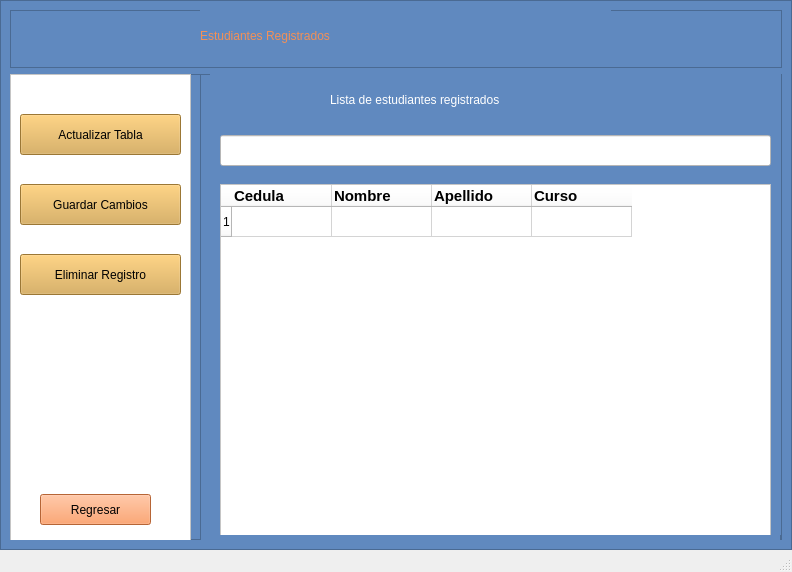
<?xml version="1.0" encoding="UTF-8"?>
<ui version="4.0">
 <class>informe</class>
 <widget class="QMainWindow" name="informe">
  <property name="geometry">
   <rect>
    <x>0</x>
    <y>0</y>
    <width>792</width>
    <height>572</height>
   </rect>
  </property>
  <property name="windowTitle">
   <string>MainWindow</string>
  </property>
  <widget class="QWidget" name="registroEstu">
   <layout class="QVBoxLayout" name="verticalLayout">
    <property name="spacing">
     <number>0</number>
    </property>
    <property name="leftMargin">
     <number>0</number>
    </property>
    <property name="topMargin">
     <number>0</number>
    </property>
    <property name="rightMargin">
     <number>0</number>
    </property>
    <property name="bottomMargin">
     <number>0</number>
    </property>
    <item>
     <widget class="QFrame" name="frame">
      <property name="styleSheet">
       <string notr="true">background-color: rgb(96, 137, 191);</string>
      </property>
      <property name="frameShape">
       <enum>QFrame::StyledPanel</enum>
      </property>
      <property name="frameShadow">
       <enum>QFrame::Raised</enum>
      </property>
      <layout class="QVBoxLayout" name="verticalLayout_2" stretch="1,8">
       <item>
        <widget class="QFrame" name="frame_2">
         <property name="frameShape">
          <enum>QFrame::StyledPanel</enum>
         </property>
         <property name="frameShadow">
          <enum>QFrame::Raised</enum>
         </property>
         <widget class="QLabel" name="label">
          <property name="geometry">
           <rect>
            <x>190</x>
            <y>0</y>
            <width>411</width>
            <height>51</height>
           </rect>
          </property>
          <property name="styleSheet">
           <string notr="true">font: 700 18pt &quot;Segoe UI&quot;;
font: 24pt &quot;Segoe UI&quot;;
font: 700 26pt &quot;Segoe UI&quot;;
color: rgb(242, 144, 87);</string>
          </property>
          <property name="text">
           <string>Estudiantes Registrados</string>
          </property>
         </widget>
        </widget>
       </item>
       <item>
        <widget class="QFrame" name="frame_3">
         <property name="frameShape">
          <enum>QFrame::StyledPanel</enum>
         </property>
         <property name="frameShadow">
          <enum>QFrame::Raised</enum>
         </property>
         <widget class="QFrame" name="opciones">
          <property name="geometry">
           <rect>
            <x>0</x>
            <y>0</y>
            <width>181</width>
            <height>471</height>
           </rect>
          </property>
          <property name="styleSheet">
           <string notr="true">background-color: rgb(255, 255, 255);</string>
          </property>
          <property name="frameShape">
           <enum>QFrame::StyledPanel</enum>
          </property>
          <property name="frameShadow">
           <enum>QFrame::Raised</enum>
          </property>
          <widget class="QPushButton" name="verLista">
           <property name="geometry">
            <rect>
             <x>10</x>
             <y>40</y>
             <width>161</width>
             <height>41</height>
            </rect>
           </property>
           <property name="styleSheet">
            <string notr="true">background-color: rgb(217, 167, 74);
font: 700 14pt &quot;Segoe UI&quot;;
</string>
           </property>
           <property name="text">
            <string>Actualizar Tabla</string>
           </property>
          </widget>
          <widget class="QPushButton" name="botonActualizar">
           <property name="geometry">
            <rect>
             <x>10</x>
             <y>110</y>
             <width>161</width>
             <height>41</height>
            </rect>
           </property>
           <property name="styleSheet">
            <string notr="true">background-color: rgb(217, 167, 74);
font: 700 14pt &quot;Segoe UI&quot;;
</string>
           </property>
           <property name="text">
            <string>Guardar Cambios</string>
           </property>
          </widget>
          <widget class="QPushButton" name="botonEliminar">
           <property name="geometry">
            <rect>
             <x>10</x>
             <y>180</y>
             <width>161</width>
             <height>41</height>
            </rect>
           </property>
           <property name="styleSheet">
            <string notr="true">background-color: rgb(217, 167, 74);
font: 700 14pt &quot;Segoe UI&quot;;
</string>
           </property>
           <property name="text">
            <string>Eliminar Registro</string>
           </property>
          </widget>
          <widget class="QPushButton" name="botonRegresarcurso">
           <property name="geometry">
            <rect>
             <x>30</x>
             <y>420</y>
             <width>111</width>
             <height>31</height>
            </rect>
           </property>
           <property name="styleSheet">
            <string notr="true">background-color: rgb(217, 167, 74);
background-color: rgb(255, 142, 76);
font: 700 14pt &quot;Segoe UI&quot;;
</string>
           </property>
           <property name="text">
            <string>Regresar</string>
           </property>
          </widget>
         </widget>
         <widget class="QFrame" name="paginas">
          <property name="geometry">
           <rect>
            <x>190</x>
            <y>0</y>
            <width>581</width>
            <height>471</height>
           </rect>
          </property>
          <property name="frameShape">
           <enum>QFrame::StyledPanel</enum>
          </property>
          <property name="frameShadow">
           <enum>QFrame::Raised</enum>
          </property>
          <widget class="QStackedWidget" name="stackedWidget">
           <property name="geometry">
            <rect>
             <x>10</x>
             <y>0</y>
             <width>571</width>
             <height>461</height>
            </rect>
           </property>
           <property name="currentIndex">
            <number>0</number>
           </property>
           <widget class="QWidget" name="ver">
            <widget class="QTableWidget" name="tablaRegistroEstudiantes">
             <property name="geometry">
              <rect>
               <x>10</x>
               <y>110</y>
               <width>551</width>
               <height>361</height>
              </rect>
             </property>
             <property name="styleSheet">
              <string notr="true">background-color: rgb(255, 255, 255);</string>
             </property>
             <property name="verticalScrollBarPolicy">
              <enum>Qt::ScrollBarAsNeeded</enum>
             </property>
             <row>
              <property name="text">
               <string>1</string>
              </property>
             </row>
             <column>
              <property name="text">
               <string>Cedula</string>
              </property>
              <property name="font">
               <font>
                <pointsize>11</pointsize>
                <bold>true</bold>
                <stylestrategy>PreferDefault</stylestrategy>
               </font>
              </property>
              <property name="textAlignment">
               <set>AlignJustify|AlignVCenter</set>
              </property>
              <property name="background">
               <color>
                <red>172</red>
                <green>97</green>
                <blue>107</blue>
               </color>
              </property>
              <property name="foreground">
               <brush brushstyle="SolidPattern">
                <color alpha="255">
                 <red>0</red>
                 <green>0</green>
                 <blue>0</blue>
                </color>
               </brush>
              </property>
             </column>
             <column>
              <property name="text">
               <string>Nombre</string>
              </property>
              <property name="font">
               <font>
                <pointsize>11</pointsize>
                <bold>true</bold>
               </font>
              </property>
              <property name="textAlignment">
               <set>AlignJustify|AlignVCenter</set>
              </property>
              <property name="background">
               <color>
                <red>172</red>
                <green>97</green>
                <blue>107</blue>
               </color>
              </property>
             </column>
             <column>
              <property name="text">
               <string>Apellido</string>
              </property>
              <property name="font">
               <font>
                <pointsize>11</pointsize>
                <bold>true</bold>
               </font>
              </property>
              <property name="textAlignment">
               <set>AlignJustify|AlignVCenter</set>
              </property>
              <property name="background">
               <color>
                <red>172</red>
                <green>97</green>
                <blue>107</blue>
               </color>
              </property>
             </column>
             <column>
              <property name="text">
               <string>Curso</string>
              </property>
              <property name="font">
               <font>
                <pointsize>11</pointsize>
                <bold>true</bold>
               </font>
              </property>
              <property name="textAlignment">
               <set>AlignJustify|AlignVCenter</set>
              </property>
              <property name="background">
               <color>
                <red>172</red>
                <green>97</green>
                <blue>107</blue>
               </color>
              </property>
             </column>
            </widget>
            <widget class="QLabel" name="label_2">
             <property name="geometry">
              <rect>
               <x>120</x>
               <y>10</y>
               <width>381</width>
               <height>32</height>
              </rect>
             </property>
             <property name="styleSheet">
              <string notr="true">font: 700 18pt &quot;Segoe UI&quot;;
color: rgb(255, 255, 255);</string>
             </property>
             <property name="text">
              <string>Lista de estudiantes registrados</string>
             </property>
             <property name="alignment">
              <set>Qt::AlignLeading|Qt::AlignLeft|Qt::AlignVCenter</set>
             </property>
            </widget>
            <widget class="QLineEdit" name="busqueda">
             <property name="geometry">
              <rect>
               <x>10</x>
               <y>61</y>
               <width>551</width>
               <height>31</height>
              </rect>
             </property>
             <property name="styleSheet">
              <string notr="true">background-color: rgb(255, 255, 255);</string>
             </property>
            </widget>
           </widget>
           <widget class="QWidget" name="eliminar">
            <widget class="QLabel" name="label_8">
             <property name="geometry">
              <rect>
               <x>230</x>
               <y>30</y>
               <width>121</width>
               <height>21</height>
              </rect>
             </property>
             <property name="styleSheet">
              <string notr="true">font: 700 18pt &quot;Segoe UI&quot;;
color: rgb(255, 255, 255);</string>
             </property>
             <property name="text">
              <string>Eliminar</string>
             </property>
            </widget>
            <widget class="QLabel" name="label_9">
             <property name="geometry">
              <rect>
               <x>50</x>
               <y>80</y>
               <width>81</width>
               <height>21</height>
              </rect>
             </property>
             <property name="styleSheet">
              <string notr="true">font: 700 14pt &quot;Segoe UI&quot;;
font: 700 12pt &quot;Segoe UI&quot;;</string>
             </property>
             <property name="text">
              <string>Código:</string>
             </property>
            </widget>
            <widget class="QLineEdit" name="lineEdit_5">
             <property name="geometry">
              <rect>
               <x>130</x>
               <y>70</y>
               <width>231</width>
               <height>31</height>
              </rect>
             </property>
             <property name="styleSheet">
              <string notr="true">background-color: rgb(255, 255, 255);</string>
             </property>
            </widget>
            <widget class="QPushButton" name="buscar1">
             <property name="geometry">
              <rect>
               <x>440</x>
               <y>70</y>
               <width>111</width>
               <height>31</height>
              </rect>
             </property>
             <property name="styleSheet">
              <string notr="true">background-color: rgb(255, 142, 76);
font: 700 11pt &quot;Segoe UI&quot;;</string>
             </property>
             <property name="text">
              <string>Buscar</string>
             </property>
            </widget>
            <widget class="QPushButton" name="eliminar2">
             <property name="geometry">
              <rect>
               <x>430</x>
               <y>420</y>
               <width>111</width>
               <height>31</height>
              </rect>
             </property>
             <property name="styleSheet">
              <string notr="true">background-color: rgb(255, 142, 76);
font: 700 11pt &quot;Segoe UI&quot;;</string>
             </property>
             <property name="text">
              <string>Eliminar</string>
             </property>
            </widget>
            <widget class="QTableWidget" name="notasEstu_2">
             <property name="geometry">
              <rect>
               <x>90</x>
               <y>120</y>
               <width>401</width>
               <height>281</height>
              </rect>
             </property>
             <property name="styleSheet">
              <string notr="true">background-color: rgb(255, 255, 255);</string>
             </property>
             <property name="verticalScrollBarPolicy">
              <enum>Qt::ScrollBarAsNeeded</enum>
             </property>
             <column>
              <property name="text">
               <string>Codigo</string>
              </property>
              <property name="font">
               <font>
                <pointsize>11</pointsize>
                <bold>true</bold>
                <stylestrategy>PreferDefault</stylestrategy>
               </font>
              </property>
              <property name="textAlignment">
               <set>AlignJustify|AlignVCenter</set>
              </property>
              <property name="background">
               <color>
                <red>172</red>
                <green>97</green>
                <blue>107</blue>
               </color>
              </property>
              <property name="foreground">
               <brush brushstyle="SolidPattern">
                <color alpha="255">
                 <red>0</red>
                 <green>0</green>
                 <blue>0</blue>
                </color>
               </brush>
              </property>
             </column>
             <column>
              <property name="text">
               <string>Nombre</string>
              </property>
              <property name="font">
               <font>
                <pointsize>11</pointsize>
                <bold>true</bold>
               </font>
              </property>
              <property name="textAlignment">
               <set>AlignJustify|AlignVCenter</set>
              </property>
              <property name="background">
               <color>
                <red>172</red>
                <green>97</green>
                <blue>107</blue>
               </color>
              </property>
             </column>
             <column>
              <property name="text">
               <string>Apellido</string>
              </property>
              <property name="font">
               <font>
                <pointsize>11</pointsize>
                <bold>true</bold>
               </font>
              </property>
              <property name="textAlignment">
               <set>AlignJustify|AlignVCenter</set>
              </property>
              <property name="background">
               <color>
                <red>172</red>
                <green>97</green>
                <blue>107</blue>
               </color>
              </property>
             </column>
             <column>
              <property name="text">
               <string>Curso</string>
              </property>
              <property name="font">
               <font>
                <pointsize>11</pointsize>
                <bold>true</bold>
               </font>
              </property>
              <property name="textAlignment">
               <set>AlignJustify|AlignVCenter</set>
              </property>
              <property name="background">
               <color>
                <red>172</red>
                <green>97</green>
                <blue>107</blue>
               </color>
              </property>
             </column>
            </widget>
           </widget>
           <widget class="QWidget" name="actualizar">
            <widget class="QLabel" name="label_3">
             <property name="geometry">
              <rect>
               <x>140</x>
               <y>20</y>
               <width>201</width>
               <height>41</height>
              </rect>
             </property>
             <property name="styleSheet">
              <string notr="true">color: rgb(255, 255, 255);
font: 700 18pt &quot;Segoe UI&quot;;</string>
             </property>
             <property name="text">
              <string>Actualizar Lista</string>
             </property>
            </widget>
            <widget class="QLineEdit" name="lineEdit">
             <property name="geometry">
              <rect>
               <x>130</x>
               <y>100</y>
               <width>231</width>
               <height>31</height>
              </rect>
             </property>
             <property name="styleSheet">
              <string notr="true">background-color: rgb(255, 255, 255);</string>
             </property>
            </widget>
            <widget class="QLineEdit" name="lineEdit_2">
             <property name="geometry">
              <rect>
               <x>130</x>
               <y>180</y>
               <width>331</width>
               <height>31</height>
              </rect>
             </property>
             <property name="styleSheet">
              <string notr="true">background-color: rgb(255, 255, 255);</string>
             </property>
            </widget>
            <widget class="QLineEdit" name="lineEdit_3">
             <property name="geometry">
              <rect>
               <x>130</x>
               <y>270</y>
               <width>331</width>
               <height>31</height>
              </rect>
             </property>
             <property name="styleSheet">
              <string notr="true">background-color: rgb(255, 255, 255);</string>
             </property>
            </widget>
            <widget class="QLineEdit" name="lineEdit_4">
             <property name="geometry">
              <rect>
               <x>130</x>
               <y>350</y>
               <width>331</width>
               <height>31</height>
              </rect>
             </property>
             <property name="styleSheet">
              <string notr="true">background-color: rgb(255, 255, 255);</string>
             </property>
            </widget>
            <widget class="QLabel" name="label_4">
             <property name="geometry">
              <rect>
               <x>40</x>
               <y>110</y>
               <width>81</width>
               <height>21</height>
              </rect>
             </property>
             <property name="styleSheet">
              <string notr="true">font: 700 14pt &quot;Segoe UI&quot;;
font: 700 12pt &quot;Segoe UI&quot;;</string>
             </property>
             <property name="text">
              <string>Código:</string>
             </property>
            </widget>
            <widget class="QLabel" name="label_5">
             <property name="geometry">
              <rect>
               <x>40</x>
               <y>190</y>
               <width>71</width>
               <height>16</height>
              </rect>
             </property>
             <property name="styleSheet">
              <string notr="true">font: 700 12pt &quot;Segoe UI&quot;;</string>
             </property>
             <property name="text">
              <string>Nombre:</string>
             </property>
            </widget>
            <widget class="QLabel" name="label_6">
             <property name="geometry">
              <rect>
               <x>40</x>
               <y>280</y>
               <width>81</width>
               <height>16</height>
              </rect>
             </property>
             <property name="styleSheet">
              <string notr="true">font: 700 12pt &quot;Segoe UI&quot;;</string>
             </property>
             <property name="text">
              <string>Apellido:</string>
             </property>
            </widget>
            <widget class="QLabel" name="label_7">
             <property name="geometry">
              <rect>
               <x>50</x>
               <y>360</y>
               <width>49</width>
               <height>16</height>
              </rect>
             </property>
             <property name="styleSheet">
              <string notr="true">font: 700 12pt &quot;Segoe UI&quot;;</string>
             </property>
             <property name="text">
              <string>Curso:</string>
             </property>
            </widget>
            <widget class="QPushButton" name="actualizar2">
             <property name="geometry">
              <rect>
               <x>400</x>
               <y>420</y>
               <width>151</width>
               <height>41</height>
              </rect>
             </property>
             <property name="styleSheet">
              <string notr="true">background-color: rgb(255, 142, 76);
font: 700 11pt &quot;Segoe UI&quot;;</string>
             </property>
             <property name="text">
              <string>Actualizar</string>
             </property>
            </widget>
            <widget class="QPushButton" name="buscar3">
             <property name="geometry">
              <rect>
               <x>430</x>
               <y>100</y>
               <width>111</width>
               <height>31</height>
              </rect>
             </property>
             <property name="styleSheet">
              <string notr="true">background-color: rgb(255, 142, 76);
font: 700 11pt &quot;Segoe UI&quot;;</string>
             </property>
             <property name="text">
              <string>Buscar</string>
             </property>
            </widget>
           </widget>
          </widget>
         </widget>
        </widget>
       </item>
      </layout>
     </widget>
    </item>
   </layout>
  </widget>
  <widget class="QStatusBar" name="statusbar"/>
 </widget>
 <resources/>
 <connections/>
</ui>
